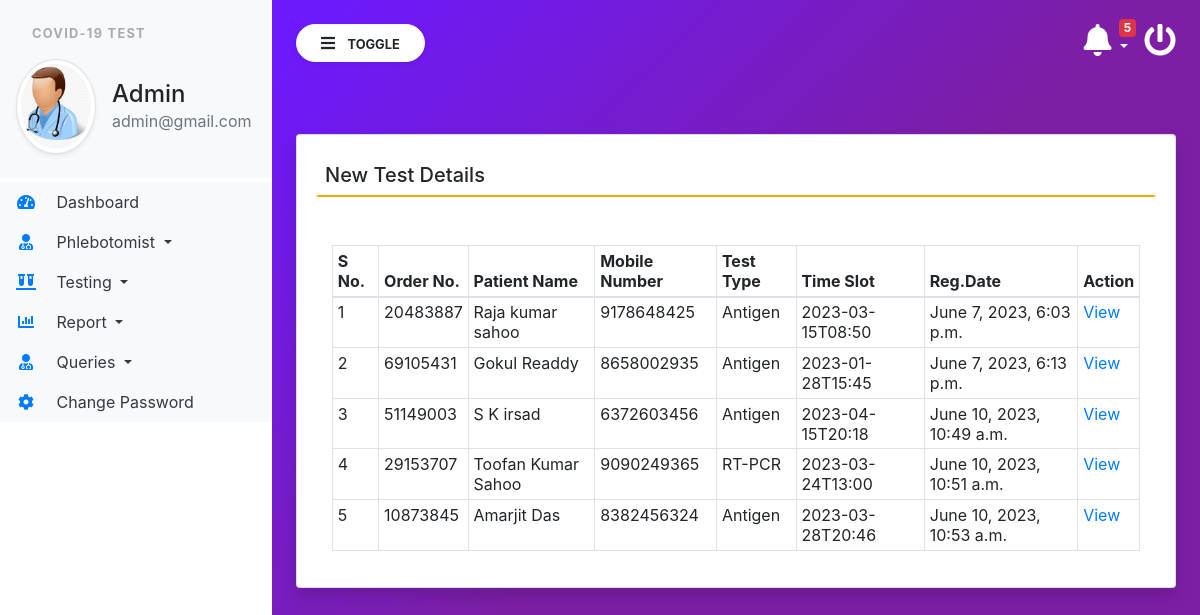
/newTest (signed in), run on the app's committed database.
### covid/models.py (models this page shows, shortened)
class Testrecord(models.Model):
    OrderNumber = models.CharField(max_length=50, null=True)
    patient = models.ForeignKey(Patients,on_delete=models.CASCADE)
    TestType = models.CharField(max_length=250, null=True)
    TestTimeSlot = models.CharField(max_length=150, null=True)
    ReportStatus = models.CharField(max_length=200, null=True)
    FinalReport = models.FileField(null=True,blank=True)
    ReportUploadTime = models.CharField(max_length=150,null=True)
    RegistrationDate = models.DateTimeField(auto_now_add=True)
    phlebotomist = models.ForeignKey(Phlebotomist,on_delete=models.CASCADE, null=True)
    AssignedTime = models.CharField(max_length=150, null=True)

class Patients(models.Model):
    FullName = models.CharField(max_length=150, null=True)
    MobileNumber = models.CharField(max_length=15, null=True)
    DateOfBirth = models.DateField(null=True)
    GovtIssuedId = models.CharField(max_length=150,null=True)
    GovtIssuedIdNo = models.CharField(max_length=150, null=True)
    FullAddress = models.CharField(max_length=350, null=True)
    State = models.CharField(max_length=200, null=True)
    RegistrationDate = models.DateTimeField(auto_now_add=True)

### covid/views.py (the view)
# urls.py: path('newTest', newTest, name='newTest'),
def newTest(request):
    if not request.user.is_authenticated:
        return redirect('admin_login')
    test = Testrecord.objects.filter(ReportStatus='Not Processed yet')
    return render(request, 'newTest.html', locals())

### covid/templatetags/custom_tag.py (called while the page is built)
@register.filter(name = 'notification')
def notification(obj):
    test  = Testrecord.objects.filter(ReportStatus="Not Processed yet")
    return test

@register.simple_tag()
def notificationcount(*args, **kwargs):
    testcount  = Testrecord.objects.filter(ReportStatus="Not Processed yet").count()
    return testcount

### covid/templates/newTest.html
{% extends 'admin_base.html' %}
{% block main  %}
<div class="card shadow mt-5">
    <div class="card-body">
        <h5 class="p-2" style="border-bottom: 2px solid orange;">New Test Details</h5>
        <div class="container-fluid mt-5">
            <table class="table table-bordered table-sm" id="example">
                <thead>
                <tr>
                    <th>S No.</th>
                    <th>Order No.</th>
                    <th>Patient Name</th>
                    <th>Mobile Number</th>
                    <th>Test Type</th>
                    <th>Time Slot</th>
                    <th>Reg.Date</th>
                    <th>Action</th>
                </tr>
                </thead>
                <tbody>
                  {% for i in test %}
                <tr>
                    <td>{{forloop.counter}}</td>
                    <td>{{i.OrderNumber}}</td>
                    <td>{{i.patient.FullName}}</td>
                    <td>{{i.patient.MobileNumber}}</td>
                    <td>{{i.TestType}}</td>
                    <td>{{i.TestTimeSlot}}</td>
                    <td>{{i.RegistrationDate}}</td>
                    <td><a href="{% url 'viewTestingDtls' i.id %}" class="text-primary">View</a></td>
                </tr>
                  {% endfor %}
                </tbody>
            </table>
        </div>
    </div>
</div>
{% endblock %}

### covid/templates/admin_base.html (shortened to what this page needs)
{% load static %}
{% load custom_tag %}
<html lang="en">
<head>
    <link rel="stylesheet" href="https://maxcdn.bootstrapcdn.com/bootstrap/4.3.1/css/bootstrap.min.css">
    <link rel="stylesheet" href="https://use.fontawesome.com/releases/v5.6.3/css/all.css"
>
    <link rel="stylesheet" type="text/css" href="{% static 'css/sidebar.css' %}">
</head>
<body>
<div class="vertical-nav bg-white" id="sidebar">
    <div class="py-4 px-3 mb-1 bg-light">
        <p class="font-weight-bold text-uppercase px-3 small dashboard-text">Covid-19 Test</p>
        <div class="media d-flex align-items-center">
            <img src="{% static 'images/admin.jpg' %}" width="80" height="80"
                 class="mr-3 rounded-circle img-thumbnail shadow-sm">
            <div class="media-body">
                <h4 class="mb-0">Admin</h4>
                <p class="text-muted mb-0">{{request.user.email}}</p>
            </div>
        </div>
    </div>
    <ul class="nav flex-column bg-white">
        <li class="nav-item">
            <a href="{% url 'admin_home' %}" class="nav-link text-dark bg-light">
                <i class="fas fa-tachometer-alt fa-fw mr-3 text-primary"></i>
                Dashboard
            </a>
        </li>
        <li class="nav-item dropdown">
            <a class="nav-link dropdown-toggle text-dark bg-light" href="#" id="navbardrop" data-toggle="dropdown">
                <i class="fas fa-user-md mr-3 text-primary fa-fw"></i> Phlebotomist
            </a>
        </li>
        <li class="nav-item dropdown">
            <a class="nav-link dropdown-toggle text-dark bg-light" href="#" id="navbardrop" data-toggle="dropdown">
                <i class="fas fa-vials mr-3 text-primary fa-fw"></i> Testing
            </a>
        </li>
        <li class="nav-item dropdown">
            <a class="nav-link dropdown-toggle text-dark bg-light" href="#" id="navbardrop" data-toggle="dropdown">
                <i class="fas fa-chart-bar mr-3 text-primary fa-fw"></i> Report
            </a>
        </li>
        <li class="nav-item dropdown">
            <a class="nav-link dropdown-toggle text-dark bg-light" href="#" id="navbardrop" data-toggle="dropdown">
                <i class="fas fa-user-md mr-3 text-primary fa-fw"></i> Queries
            </a>
        </li>
        <li class="nav-item">
            <a href="{% url 'changePassword' %}" class="nav-link text-dark bg-light">
                <i class="fas fa-cog mr-3 text-primary fa-fw"></i>
                Change Password
            </a>
        </li>
    </ul>
</div>
<div class="page-content p-4" id="content">
    <a href="/logout" title="logout" class="float-right text-white"><i class="fas fa-power-off fa-2x"></i></a>
    <div class="container">
        <div class="dropdown">
    <a href="" class="float-right text-white pr-3 dropdown-toggle" id="menu1" data-toggle="dropdown"><span class="badge badge-danger">{% notificationcount %}</span><i class="fas fa-bell fa-2x"> </i>
    </a>
    </div>
        </div>
    <button id="sidebarCollapse" type="button" class="btn btn-light bg-white rounded-pill shadow-sm px-4 mb-4">
        <i class="fas fa-bars mr-2"></i>
        <small class="text-uppercase font-weight-bold">Toggle</small>
    </button>
    {% block main %}
    {% endblock %}
</div>
</body>
</html>

### covid/static/css/sidebar.css (style rules this page uses)
body { background-image : linear-gradient(135.9deg,rgba(109,25,252,1) 16.4%,rgba(125,31,165,1) 56.1%); min-height:100vh; }
.vertical-nav { min-width : 17rem; width : 17rem; height:100vh; position:fixed; top:0; left:0; transition: all 0.4s; }
.page-content { width:calc(100% - 17rem); margin-left:17rem; transition:all 0.4s; }
.dashboard-text { letter-spacing : 0.1em; color : #aaa; }
.badge { position: absolute; top: -5px; right: 25px; }

### data on the page
Testrecord: OrderNumber "20483887", patient.FullName "Raja kumar sahoo", patient.MobileNumber "9178648425", TestType "Antigen", TestTimeSlot "2023-03-15T08:50", RegistrationDate "June 7, 2023, 6:03 p.m."
Testrecord: OrderNumber "69105431", patient.FullName "Gokul Readdy", patient.MobileNumber "8658002935", TestType "Antigen", TestTimeSlot "2023-01-28T15:45", RegistrationDate "June 7, 2023, 6:13 p.m."
Testrecord: OrderNumber "51149003", patient.FullName "S K irsad", patient.MobileNumber "6372603456", TestType "Antigen", TestTimeSlot "2023-04-15T20:18", RegistrationDate "June 10, 2023, 10:49 a.m."
Testrecord: OrderNumber "29153707", patient.FullName "Toofan Kumar Sahoo", patient.MobileNumber "9090249365", TestType "RT-PCR", TestTimeSlot "2023-03-24T13:00", RegistrationDate "June 10, 2023, 10:51 a.m."
Testrecord: OrderNumber "10873845", patient.FullName "Amarjit Das", patient.MobileNumber "8382456324", TestType "Antigen", TestTimeSlot "2023-03-28T20:46", RegistrationDate "June 10, 2023, 10:53 a.m."

### other printed values
{{ request.user.email }} "admin@gmail.com"
